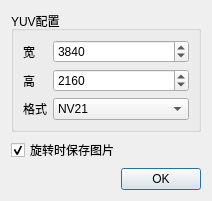
<?xml version="1.0" encoding="UTF-8"?>
<ui version="4.0">
 <class>YUVConfig</class>
 <widget class="QDialog" name="YUVConfig">
  <property name="geometry">
   <rect>
    <x>0</x>
    <y>0</y>
    <width>212</width>
    <height>175</height>
   </rect>
  </property>
  <property name="windowTitle">
   <string>图片查看工具配置</string>
  </property>
  <layout class="QVBoxLayout" name="verticalLayout">
   <item>
    <widget class="QGroupBox" name="groupBox">
     <property name="title">
      <string>YUV配置</string>
     </property>
     <layout class="QVBoxLayout" name="verticalLayout_2">
      <item>
       <layout class="QFormLayout" name="formLayout">
        <item row="0" column="0">
         <widget class="QLabel" name="label_2">
          <property name="text">
           <string>宽</string>
          </property>
         </widget>
        </item>
        <item row="2" column="0">
         <widget class="QLabel" name="label_3">
          <property name="text">
           <string>格式</string>
          </property>
         </widget>
        </item>
        <item row="2" column="1">
         <widget class="QComboBox" name="yuvformat">
          <item>
           <property name="text">
            <string>NV21</string>
           </property>
          </item>
          <item>
           <property name="text">
            <string>NV12</string>
           </property>
          </item>
          <item>
           <property name="text">
            <string>YUV420</string>
           </property>
          </item>
          <item>
           <property name="text">
            <string>YUYV</string>
           </property>
          </item>
          <item>
           <property name="text">
            <string>YVYU</string>
           </property>
          </item>
         </widget>
        </item>
        <item row="0" column="1">
         <widget class="QSpinBox" name="width">
          <property name="maximum">
           <number>8192</number>
          </property>
          <property name="singleStep">
           <number>10</number>
          </property>
          <property name="value">
           <number>3840</number>
          </property>
         </widget>
        </item>
        <item row="1" column="0">
         <widget class="QLabel" name="label">
          <property name="text">
           <string>高</string>
          </property>
         </widget>
        </item>
        <item row="1" column="1">
         <widget class="QSpinBox" name="height">
          <property name="maximum">
           <number>8192</number>
          </property>
          <property name="singleStep">
           <number>10</number>
          </property>
          <property name="value">
           <number>2160</number>
          </property>
         </widget>
        </item>
       </layout>
      </item>
     </layout>
    </widget>
   </item>
   <item>
    <widget class="QCheckBox" name="saveimg_in_rotate">
     <property name="text">
      <string>旋转时保存图片</string>
     </property>
     <property name="checked">
      <bool>true</bool>
     </property>
    </widget>
   </item>
   <item>
    <widget class="QDialogButtonBox" name="buttonBox">
     <property name="orientation">
      <enum>Qt::Horizontal</enum>
     </property>
     <property name="standardButtons">
      <set>QDialogButtonBox::Ok</set>
     </property>
    </widget>
   </item>
  </layout>
 </widget>
 <resources/>
 <connections>
  <connection>
   <sender>buttonBox</sender>
   <signal>accepted()</signal>
   <receiver>YUVConfig</receiver>
   <slot>accept()</slot>
   <hints>
    <hint type="sourcelabel">
     <x>248</x>
     <y>254</y>
    </hint>
    <hint type="destinationlabel">
     <x>157</x>
     <y>274</y>
    </hint>
   </hints>
  </connection>
  <connection>
   <sender>buttonBox</sender>
   <signal>rejected()</signal>
   <receiver>YUVConfig</receiver>
   <slot>reject()</slot>
   <hints>
    <hint type="sourcelabel">
     <x>316</x>
     <y>260</y>
    </hint>
    <hint type="destinationlabel">
     <x>286</x>
     <y>274</y>
    </hint>
   </hints>
  </connection>
 </connections>
</ui>
